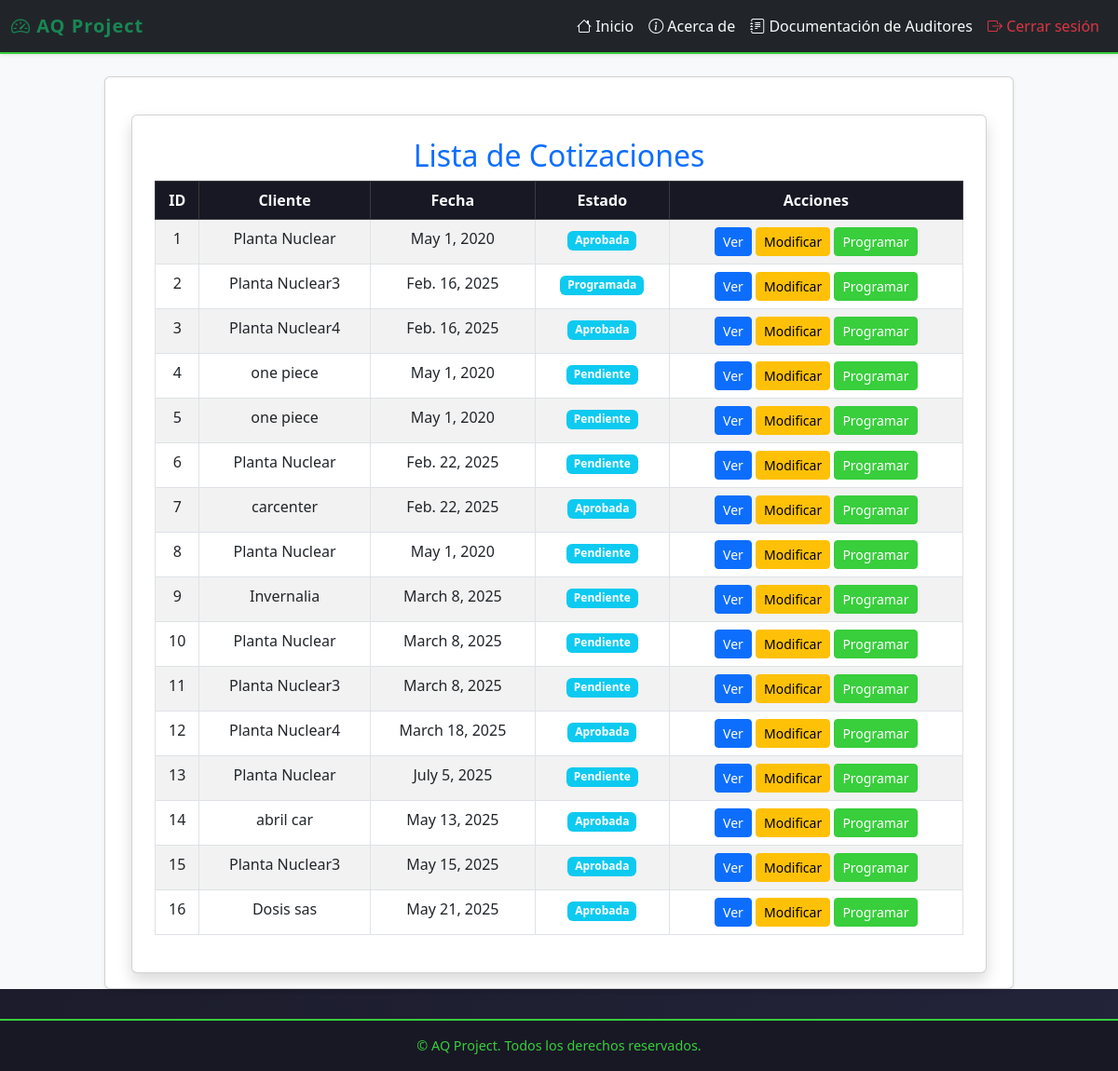
/cotizaciones/cotizaciones/ (signed in), run on an earlier commit of the app's database.
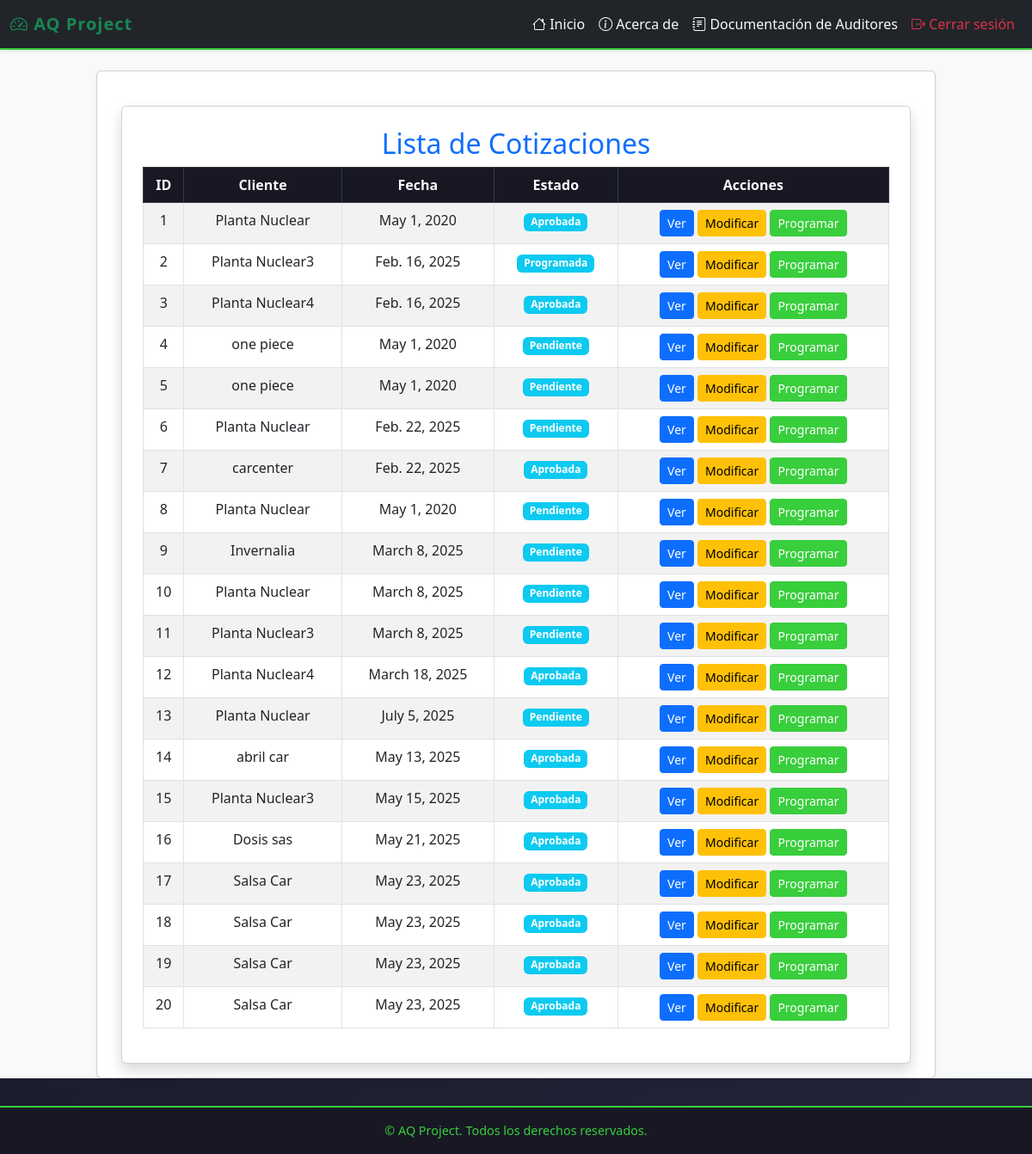
And on a later commit of the database.
### cotizaciones/models.py (models this page shows, shortened)
class Cotizacion(models.Model):
    solicitud = models.ForeignKey(Solicitud, on_delete=models.CASCADE, related_name="cotizaciones")
    numero_servicio = models.CharField(max_length=100, unique=True)
    fecha_cotizacion = models.DateField(null=True, blank=True)
    tipo_servicio = models.ManyToManyField("TipoServicio")
    dias_auditoria_etapa_1 = models.DecimalField(max_digits=3, decimal_places=1, null=True, blank=True)
    dias_auditoria_etapa_2 = models.DecimalField(max_digits=3, decimal_places=1, null=True, blank=True)
    precio_neto = models.DecimalField(max_digits=10, decimal_places=2, help_text="Valor sin IVA")
    precio_iva = models.DecimalField(max_digits=10, decimal_places=2, default=Decimal("0.00"), help_text="IVA (19%)")
    precio_total = models.DecimalField(max_digits=10, decimal_places=2, default=Decimal("0.00"), help_text="Total con IVA")
    ESTADO_CHOICES = [
        ('Pendiente', 'Pendiente'),
        ('Aprobada', 'Aprobada'),
        ('Rechazada', 'Rechazada'),
        ('Programada', 'Programada'),
    ]
    estado = models.CharField(max_length=20, choices=ESTADO_CHOICES, default='Pendiente')

### solicitudes/models.py (models this page shows, shortened)
class Solicitud(models.Model):
    cliente = models.ForeignKey(Cliente, on_delete=models.CASCADE, related_name="solicitudes_solicitudes")  # Relación con el modelo Cliente
    fecha_solicitud = models.DateField(default=date.today)  # Fecha en que se crea la solicitud
    estado = models.CharField(
        max_length=20,
        choices=[
            ('Pendiente', 'Pendiente'),
            ('Aprobada', 'Aprobada'),
            ('Rechazada', 'Rechazada')
        ],
        default='Pendiente'
    )  # Estado de la solicitud

class Cliente(models.Model):
    nit = models.CharField(max_length=20, unique=True)  # Nit único
    nombre_propietario = models.CharField(max_length=100)
    nombre_establecimiento = models.CharField(max_length=100)
    representante_legal = models.CharField(max_length=100)
    cedula_ciudadania = models.CharField(max_length=20)
    ciudad = models.CharField(max_length=100)
    departamento = models.CharField(max_length=100)
    direccion = models.CharField(max_length=200)
    representante_organismo = models.CharField(max_length=100)
    cargo = models.CharField(max_length=50)
    telefono_fijo = models.CharField(max_length=20, blank=True, null=True)
    telefono_celular = models.CharField(max_length=20)
    correo_electronico = models.EmailField()
    nivel_cea = models.CharField(max_length=50, choices=NIVELES_CEA)
    cantidad_vehiculos = models.IntegerField(null=True, blank=True)
    cantidad_instructores = models.IntegerField(null=True, blank=True)
    categorias_certificar = models.ManyToManyField(Categoria, blank=True)
    certificado_conformidad = models.CharField(max_length=2, choices=CERTIFICADO_CONFORMIDAD_CHOICES, default="No")
    nombre_ente_certificador = models.CharField(max_length=100, blank=True, null=True)  # Se llena si es "Sí"
    fecha_solicitud = models.DateField(null=True, blank=True)  # Se establece solo cuando se envía la solicitud
    observaciones = models.TextField(blank=True, null=True)

### cotizaciones/views.py (the view)
# urls.py: path("cotizaciones/", listado_cotizaciones, name="listado_cotizaciones"),
@login_required
def listado_cotizaciones(request):
    cotizaciones = Cotizacion.objects.all()
    return render(request, "cotizaciones/listado_cotizaciones.html", {"cotizaciones": cotizaciones})

### cotizaciones/templates/cotizaciones/listado_cotizaciones.html (shortened to what this page needs)
{% extends 'layouts/base.html' %}
{% block content %}
<link rel="stylesheet" href="https://cdn.jsdelivr.net/npm/bootstrap@5.3.0/dist/css/bootstrap.min.css">
<div class="container mt-4">
    <div class="card shadow p-4">
        <h2 class="text-center text-primary">Lista de Cotizaciones</h2>
        {% if cotizaciones %}
            <div class="table-responsive">
                <table class="table table-bordered table-striped text-center">
                    <thead class="table-dark">
                        <tr>
                            <th>ID</th>
                            <th>Cliente</th>
                            <th>Fecha</th>
                            <th>Estado</th>
                            <th>Acciones</th>
                        </tr>
                    </thead>
                    <tbody>
                        {% for cotizacion in cotizaciones %}
                            <tr>
                                <td>{{ cotizacion.id }}</td>
                                <td>{{ cotizacion.solicitud.cliente.nombre_establecimiento }}</td>
                                <td>{{ cotizacion.fecha_cotizacion }}</td>
                                <td>
                                    <span class="badge bg-info">{{ cotizacion.estado }}</span>
                                </td>
                                <td>
                                    <a href="{% url 'detalle_cotizacion' cotizacion.id %}" class="btn btn-sm btn-primary">Ver</a>
                                    <a href="{% url 'editar_cotizacion' cotizacion.id %}" class="btn btn-sm btn-warning">Modificar</a>
                                    <a href="{% url 'programar_auditoria' cotizacion.id %}" class="btn btn-sm btn-success">Programar</a>
                                </td>
                            </tr>
                        {% endfor %}
                    </tbody>
                </table>
            </div>
        {% else %}
            <div class="alert alert-danger text-center">
                No hay cotizaciones registradas.
            </div>
        {% endif %}
    </div>
</div>
{% endblock %}

### myapp/templates/layouts/base.html (shortened to what this page needs)
{% load static %}
<!doctype html>
<html lang="es">
<head>
    <link rel="stylesheet" href="https://cdn.jsdelivr.net/npm/bootstrap@5.3.3/dist/css/bootstrap.min.css">
    <link rel="stylesheet" href="https://cdn.jsdelivr.net/npm/bootstrap-icons@1.10.5/font/bootstrap-icons.css">
</head>
<body>
<nav class="navbar navbar-expand-lg navbar-dark bg-dark shadow-sm">
    <div class="container-fluid">
        <a class="navbar-brand text-success" href="/">
            <i class="bi bi-speedometer2"></i> AQ Project
        </a>
        <div class="collapse navbar-collapse" id="navbarNavDropdown">
            <ul class="navbar-nav ms-auto">
                <li class="nav-item"><a class="nav-link" href="{% url 'index' %}"><i class="bi bi-house"></i> Inicio</a></li>
                <li class="nav-item"><a class="nav-link" href="{% url 'about' %}"><i class="bi bi-info-circle"></i> Acerca de</a></li>
                {% if user.is_authenticated %}
                    {% for group in user.groups.all %}
                        {% if group.name == 'Auditores' %}
                            <li class="nav-item">
                                <a class="nav-link" href="{% url 'dashboard_auditor' %}"><i class="bi bi-journal-text"></i> Documentación de Auditores</a>
                            </li>
                        {% endif %}
                    {% endfor %}
                    <li class="nav-item"><a class="nav-link text-danger" href="{% url 'logout' %}"><i class="bi bi-box-arrow-right"></i> Cerrar sesión</a></li>
                {% else %}
                    <li class="nav-item"><a class="nav-link" href="{% url 'signup' %}"><i class="bi bi-person-plus"></i> Registrarse</a></li>
                    <li class="nav-item"><a class="nav-link" href="{% url 'signin' %}"><i class="bi bi-box-arrow-in-right"></i> Iniciar sesión</a></li>
                {% endif %}
            </ul>
        </div>
    </div>
</nav>
<main class="container-fluid" style="background-color: #f8f9fa; min-height: 100vh;">
    <div class="row justify-content-center">
        <div class="col-lg-10 mt-4">
            <div class="card shadow-sm">
                <div class="card-body">
                    {% block content %}
                    {% endblock %}
                </div>
            </div>
        </div>
    </div>
</main>
<footer>
    &copy; {{ year }} AQ Project. Todos los derechos reservados.
</footer>
</body>
</html>

### myapp/templates/layouts/base.html (style rules this page uses)
body { background: linear-gradient(120deg, #181824 0%, #23243a 100%); }
.navbar { border-bottom: 2px solid #38ce3c; }
.navbar-brand { font-weight: bold; letter-spacing: 1px; }
.nav-link { position: relative; color: #f8f9fa !important; transition: color 0.2s; }
.nav-link::after { content: ""; display: block; width: 0; height: 2px; background: #38ce3c; transition: width .3s; position: absolute; bottom: 0; left: 0; }
.card { border-left: 5px solid #38ce3c; border-radius: 10px; }
.btn-success, .btn-success:focus, .btn-success:active { background-color: #38ce3c !important; border-color: #38ce3c !important; }
.table thead th { background-color: #181824; color: #f8f9fa; }
footer { background-color: #181824; color: #38ce3c; padding: 1rem 0; text-align: center; font-size: 0.9rem; border-top: 2px solid #38ce3c; margin-top: 2rem; }

What changed in the data, as far as the page shows it:
added Cotizacion: id "17", solicitud.cliente.nombre_establecimiento "Salsa Car", fecha_cotizacion "May 23, 2025", estado "Aprobada"
added Cotizacion: id "18", solicitud.cliente.nombre_establecimiento "Salsa Car", fecha_cotizacion "May 23, 2025", estado "Aprobada"
added Cotizacion: id "19", solicitud.cliente.nombre_establecimiento "Salsa Car", fecha_cotizacion "May 23, 2025", estado "Aprobada"
added Cotizacion: id "20", solicitud.cliente.nombre_establecimiento "Salsa Car", fecha_cotizacion "May 23, 2025", estado "Aprobada"
